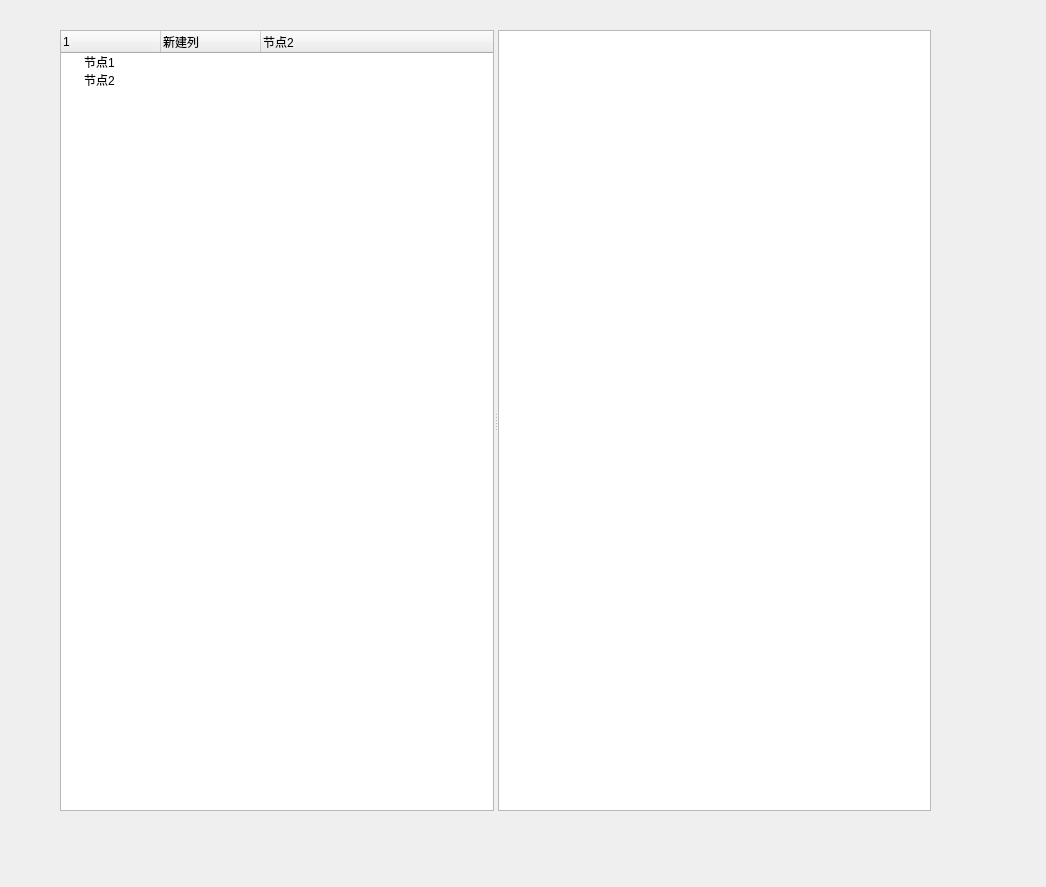
<?xml version="1.0" encoding="UTF-8"?>
<ui version="4.0">
 <class>Form</class>
 <widget class="QWidget" name="Form">
  <property name="geometry">
   <rect>
    <x>0</x>
    <y>0</y>
    <width>1046</width>
    <height>887</height>
   </rect>
  </property>
  <property name="windowTitle">
   <string>Form</string>
  </property>
  <widget class="QSplitter" name="splitter">
   <property name="geometry">
    <rect>
     <x>60</x>
     <y>30</y>
     <width>871</width>
     <height>781</height>
    </rect>
   </property>
   <property name="orientation">
    <enum>Qt::Horizontal</enum>
   </property>
   <widget class="QTreeWidget" name="treeWidget">
    <column>
     <property name="text">
      <string notr="true">1</string>
     </property>
    </column>
    <column>
     <property name="text">
      <string>新建列</string>
     </property>
    </column>
    <column>
     <property name="text">
      <string>节点2</string>
     </property>
    </column>
    <item>
     <property name="text">
      <string>节点1</string>
     </property>
    </item>
    <item>
     <property name="text">
      <string>节点2</string>
     </property>
    </item>
   </widget>
   <widget class="QTableWidget" name="tableWidget"/>
  </widget>
 </widget>
 <resources/>
 <connections/>
</ui>
